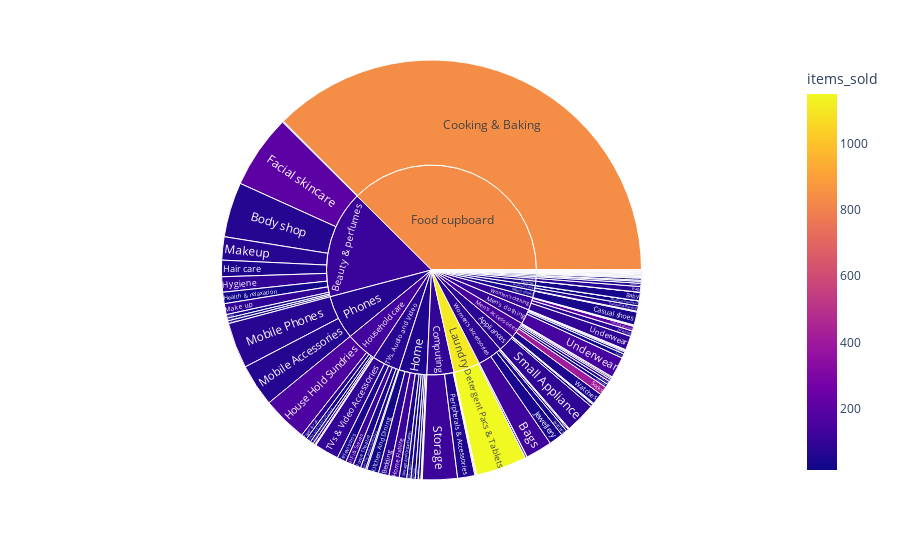
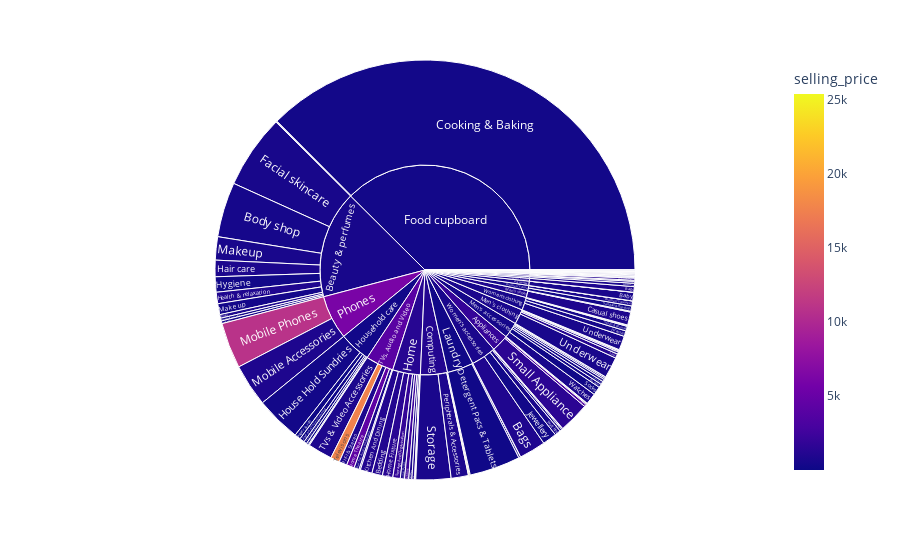

The notebook cell these images were saved under, in order:
### Code cell
fig = px.sunburst(df, path=['main_category', 'sec_category'], values='items_sold',
                  color='items_sold', hover_data=['selling_price'])
fig.show()

fig = px.sunburst(df, path=['main_category', 'sec_category'], values='items_sold',
                  color='selling_price', hover_data=['selling_price'])

fig.show()

### Figure 1 — Plotly figure (JSON) as saved in the notebook; plotly's stock layout.template omitted (floating-point values rounded to 4 significant figures; data arrays with more than 128 entries replaced by an {"elided": "..."} marker saying what was removed)
{"data": [{"branchvalues": "total", "customdata": {"elided": "141x2 mixed values"}, "domain": {"x": [0, 1], "y": [0, 1]}, "hovertemplate": "labels=%{label}<br>items_sold_sum=%{value}<br>parent=%{parent}<br>id=%{id}<br>selling_price=%{customdata[0]}<br>items_sold=%{color}<extra></extra>", "ids": {"elided": "141 str values"}, "labels": {"elided": "141 str values"}, "marker": {"coloraxis": "coloraxis", "colors": {"elided": "141 float values"}}, "name": "", "parents": {"elided": "141 str values"}, "type": "sunburst", "values": {"elided": "141 int values"}}], "layout": {"autosize": true, "coloraxis": {"colorbar": {"title": {"text": "items_sold"}}, "colorscale": [[0, "#0d0887"], [0.1111, "#46039f"], [0.2222, "#7201a8"], [0.3333, "#9c179e"], [0.4444, "#bd3786"], [0.5556, "#d8576b"], [0.6667, "#ed7953"], [0.7778, "#fb9f3a"], [0.8889, "#fdca26"], [1, "#f0f921"]]}, "legend": {"tracegroupgap": 0}, "margin": {"t": 60}}}

### Figure 2 — Plotly figure (JSON) as saved in the notebook; plotly's stock layout.template omitted (floating-point values rounded to 4 significant figures; data arrays with more than 128 entries replaced by an {"elided": "..."} marker saying what was removed)
{"data": [{"branchvalues": "total", "customdata": {"elided": "141x2 float values"}, "domain": {"x": [0, 1], "y": [0, 1]}, "hovertemplate": "labels=%{label}<br>items_sold=%{value}<br>parent=%{parent}<br>id=%{id}<br>selling_price=%{color}<extra></extra>", "ids": {"elided": "141 str values"}, "labels": {"elided": "141 str values"}, "marker": {"coloraxis": "coloraxis", "colors": {"elided": "141 float values"}}, "name": "", "parents": {"elided": "141 str values"}, "type": "sunburst", "values": {"elided": "141 int values"}}], "layout": {"autosize": true, "coloraxis": {"colorbar": {"title": {"text": "selling_price"}}, "colorscale": [[0, "#0d0887"], [0.1111, "#46039f"], [0.2222, "#7201a8"], [0.3333, "#9c179e"], [0.4444, "#bd3786"], [0.5556, "#d8576b"], [0.6667, "#ed7953"], [0.7778, "#fb9f3a"], [0.8889, "#fdca26"], [1, "#f0f921"]]}, "legend": {"tracegroupgap": 0}, "margin": {"t": 60}}}
